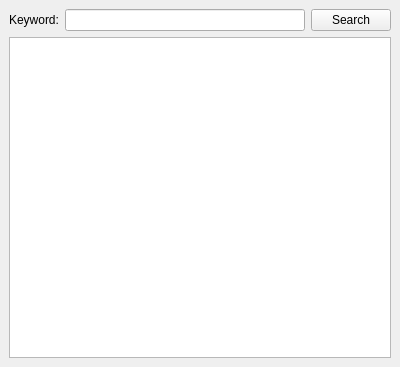
<?xml version="1.0" encoding="UTF-8"?>
<ui version="4.0">
 <class>SearchArea</class>
 <widget class="QDockWidget" name="SearchArea">
  <property name="geometry">
   <rect>
    <x>0</x>
    <y>0</y>
    <width>400</width>
    <height>367</height>
   </rect>
  </property>
  <property name="windowTitle">
   <string>Search</string>
  </property>
  <widget class="QWidget" name="dockWidgetContents">
   <layout class="QVBoxLayout" name="verticalLayout">
    <item>
     <layout class="QHBoxLayout" name="horizontalLayout">
      <item>
       <widget class="QLabel" name="label">
        <property name="text">
         <string>Keyword:</string>
        </property>
       </widget>
      </item>
      <item>
       <widget class="QLineEdit" name="lineEdit"/>
      </item>
      <item>
       <widget class="QPushButton" name="searchButton">
        <property name="text">
         <string>Search</string>
        </property>
       </widget>
      </item>
     </layout>
    </item>
    <item>
     <widget class="QListView" name="listView"/>
    </item>
   </layout>
  </widget>
 </widget>
 <resources/>
 <connections/>
</ui>
